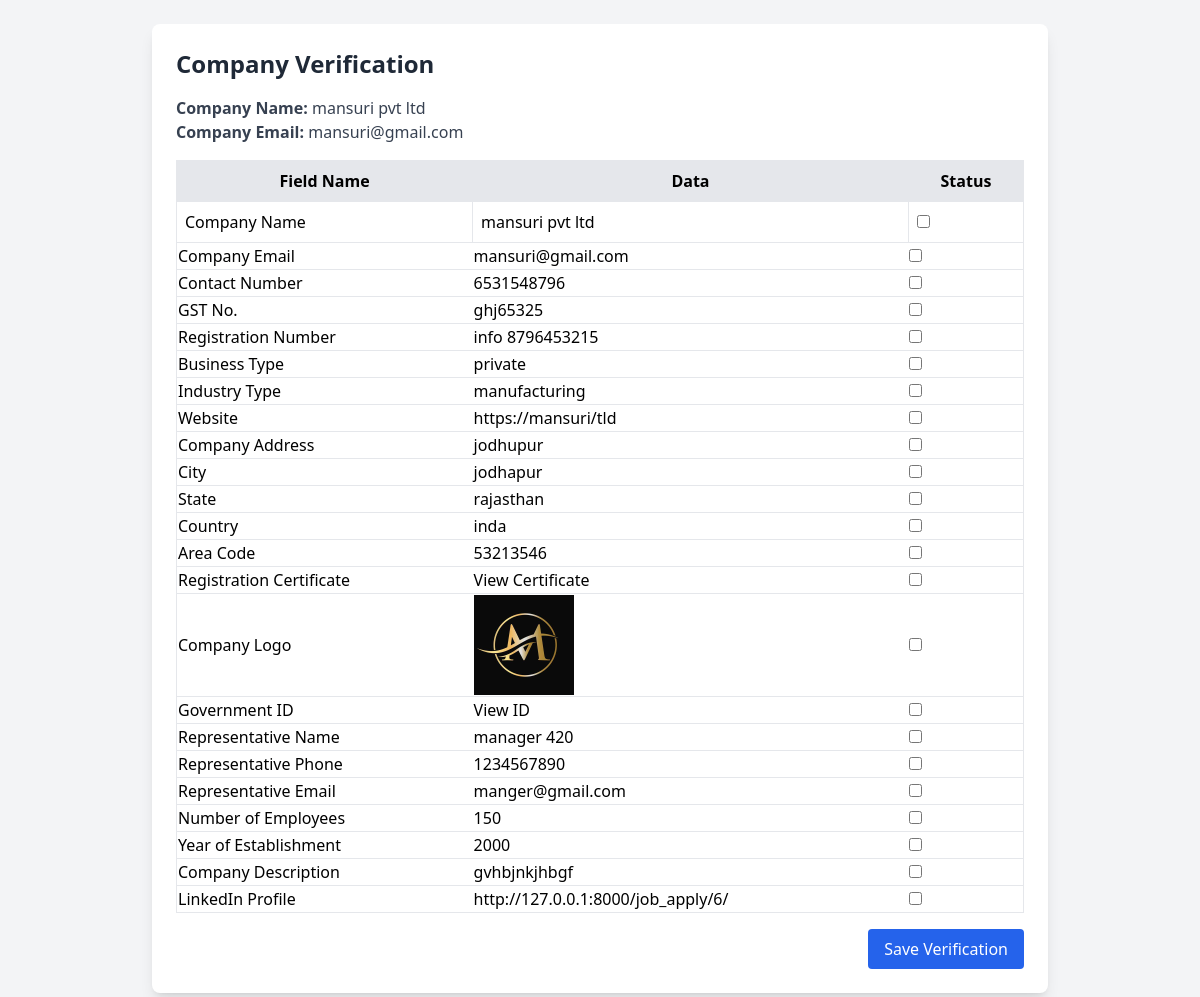
Page /admin_cp_auth/mansuri@gmail.com/ on the committed database.
### website/models.py (models this page shows, shortened)
class cp_verify(models.Model):
    company = models.OneToOneField(c_register, on_delete=models.CASCADE)  # Link to registered company
    c_email = models.EmailField(blank=True, null=True)
    registration_number = models.CharField(max_length=100, blank=True, null=True)
    business_type = models.CharField(max_length=50, choices=[
        ('Private', 'Private'), ('Public', 'Public'), ('LLP', 'LLP'), ('Other', 'Other')
    ])
    industry_type = models.CharField(max_length=50, choices=[
        ('IT', 'IT'), ('Finance', 'Finance'), ('Healthcare', 'Healthcare'),
        ('Manufacturing', 'Manufacturing'), ('Retail', 'Retail'), ('Other', 'Other')
    ])
    company_website = models.URLField(blank=True, null=True)
    company_address = models.TextField()
    city = models.CharField(max_length=100)
    state = models.CharField(max_length=100)
    country = models.CharField(max_length=100)
    area_code = models.CharField(max_length=10)
    registration_certificate = models.FileField(upload_to='documents/')
    company_logo = models.FileField(upload_to='logos/', blank=True, null=True)
    rep_name = models.CharField(max_length=255)
    rep_phone = models.CharField(max_length=15)
    rep_email = models.EmailField()
    num_employees = models.IntegerField(blank=True, null=True)
    year_establishment = models.IntegerField(blank=True, null=True)
    company_description = models.TextField()
    linkedin_profile = models.URLField(blank=True, null=True)
    STATUS_CHOICES = [
        ('New Company', 'New Company'),
        ('Pending', 'Pending'),
        ('Updated', 'Updated'),
        ('Verified', 'Verified')
    ]
    status = models.CharField(max_length=15, choices=STATUS_CHOICES, default='New Company')  # Default is New Company
    verification_status = models.CharField(max_length=20, choices=[
        ('New Company', 'New Company'),('Pending', 'Pending'), ('Updated', 'Updated'), ('Verified', 'Verified')
    ], default='New Company')
    field_status_save = models.JSONField(null=True, blank=True)

class c_register(models.Model):
    cp_name = models.CharField(max_length=255)
    cp_email = models.EmailField(unique=True)
    cp_phone = models.CharField(max_length=15)
    cp_gst_no = models.CharField(max_length=50)
    cp_password = models.CharField(max_length=255)
    is_verified = models.BooleanField(default=False)
    STATUS_CHOICES = [
        ('Unverified', 'Unverified'),
        ('Verified', 'Verified'),
    ]
    status = models.CharField(
        max_length=20,
        choices=STATUS_CHOICES,
        default='Unverified'
    )

### website/views.py (the view, shortened to what this page needs)
# urls.py: path('admin_cp_auth/<str:company_email>/', admin_cp_auth, name='admin_cp_auth'),
def admin_cp_auth(request, company_email):
    verification = get_object_or_404(cp_verify, company__cp_email=company_email)
    company = verification.company
    return render(request, "admin_cp_auth.html", {
        "verification": verification,
    })

### website/templates/admin_cp_auth.html (shortened to what this page needs)
{% load static %}
{% block admin %}
<!DOCTYPE html>
<html lang="en">
<head>
    <script src="https://cdn.tailwindcss.com"></script>
</head>
<body class="bg-gray-100 p-6">
    <div class="max-w-4xl mx-auto bg-white p-6 rounded-lg shadow-lg">
        <h2 class="text-2xl font-semibold mb-4 text-gray-800">Company Verification</h2>
        <div class="mb-4">
            <p class="text-gray-700"><strong>Company Name:</strong> {{ verification.company.cp_name }}</p>
            <p class="text-gray-700"><strong>Company Email:</strong> {{ verification.company.cp_email }}</p>
        </div>
        <form method="post" class="space-y-4">
            <table class="w-full border-collapse border border-gray-300 table-auto">
                <thead>
                    <tr class="bg-gray-200">
                        <th class="border p-2 text-center">Field Name</th>
                        <th class="border p-2 text-center">Data</th>
                        <th class="border p-2 text-center">Status</th>
                    </tr>
                </thead>
                <tbody>
                <tr class="border"><td class="border p-2">Company Name</td><td class="border p-2">{{ verification.company.cp_name }}</td><td class="border p-2"><input type="checkbox" name="verify_name" ></td></tr>
                <tr class="border"><td>Company Email</td><td>{{ verification.company.cp_email }}</td><td><input type="checkbox" name="verify_email" ></td></tr>
                <tr class="border"><td>Contact Number</td><td>{{ verification.company.cp_phone }}</td><td><input type="checkbox" name="verify_phone"></td></tr>
                <tr class="border"><td>GST No.</td><td>{{ verification.company.cp_gst_no }}</td><td><input type="checkbox" name="verify_gst"></td></tr>
                <tr class="border"><td>Registration Number</td><td>{{ verification.registration_number }}</td><td><input type="checkbox" name="verify_registration"></td></tr>
                <tr class="border"><td>Business Type</td><td>{{ verification.business_type }}</td><td><input type="checkbox" name="verify_business_type"></td></tr>
                <tr class="border"><td>Industry Type</td><td>{{ verification.industry_type }}</td><td><input type="checkbox" name="verify_industry_type"></td></tr>
                <tr class="border"><td>Website</td><td><a href="{{ verification.company_website }}" target="_blank">{{ verification.company_website }}</a></td><td><input type="checkbox" name="verify_website"></td></tr>
                <tr class="border"><td>Company Address</td><td>{{ verification.company_address }}</td><td><input type="checkbox" name="verify_address"></td></tr>
                <tr class="border"><td>City</td><td>{{ verification.city }}</td><td><input type="checkbox" name="verify_city"></td></tr>
                <tr class="border"><td>State</td><td>{{ verification.state }}</td><td><input type="checkbox" name="verify_state"></td></tr>
                <tr class="border"><td>Country</td><td>{{ verification.country }}</td><td><input type="checkbox" name="verify_country"></td></tr>
                <tr class="border"><td>Area Code</td><td>{{ verification.area_code }}</td><td><input type="checkbox" name="verify_area_code"></td></tr>
                <tr class="border">
                    <td>Registration Certificate</td>
                    <td><a href="{{ verification.registration_certificate.url }}" target="_blank">View Certificate</a></td>
                    <td><input type="checkbox" name="verify_certificate"></td>
                </tr>
                <tr class="border">
                    <td>Company Logo</td>
                    <td>{% if verification.company_logo %}<img src="{{ verification.company_logo.url }}" alt="Company Logo" width="100">{% else %}No Logo{% endif %}</td>
                    <td><input type="checkbox" name="verify_logo" ></td>
                </tr>
                <tr class="border">
                    <td>Government ID</td>
                    <td><a href="{{ verification.government_id.url }}" target="_blank">View ID</a></td>
                    <td><input type="checkbox" name="verify_government_id"></td>
                </tr>
                <tr class="border"><td>Representative Name</td><td>{{ verification.rep_name }}</td><td><input type="checkbox" name="verify_rep_name"></td></tr>
                <tr class="border"><td>Representative Phone</td><td>{{ verification.rep_phone }}</td><td><input type="checkbox" name="verify_rep_phone"></td></tr>
                <tr class="border"><td>Representative Email</td><td>{{ verification.rep_email }}</td><td><input type="checkbox" name="verify_rep_email"></td></tr>
                <tr class="border"><td>Number of Employees</td><td>{{ verification.num_employees }}</td><td><input type="checkbox" name="verify_num_employees"></td></tr>
                <tr class="border"><td>Year of Establishment</td><td>{{ verification.year_establishment }}</td><td><input type="checkbox" name="verify_year_establishment"></td></tr>
                <tr class="border"><td>Company Description</td><td>{{ verification.company_description }}</td><td><input type="checkbox" name="verify_company_description"></td></tr>
                <tr class="border">
                    <td>LinkedIn Profile</td>
                    <td><a href="{{ verification.linkedin_profile }}" target="_blank">{{ verification.linkedin_profile }}</a></td>
                    <td><input type="checkbox" name="linkedin_profile"></td>
                </tr>
                </tbody>
            </table>
            <div class="flex justify-end">
                <button type="submit" class="bg-blue-600 text-white px-4 py-2 rounded hover:bg-blue-700 transition">Save Verification</button>
            </div>
        </form>
    </div>
</body>
</html>
{% endblock %}
{% load static %}

### rows in the picture
cp_verify: company.cp_name "mansuri pvt ltd", company.cp_email "mansuri@gmail.com", company.cp_phone "6531548796", company.cp_gst_no "ghj65325", registration_number "info 8796453215", business_type "private", industry_type "manufacturing", company_website "https://mansuri/tld", company_address "jodhupur", city "jodhapur", state "rajasthan", country "inda", area_code "53213546", company_logo (picture), rep_name "manager 420", rep_phone "1234567890", rep_email "manger@gmail.com", num_employees "150", year_establishment "2000", company_description "gvhbjnkjhbgf", linkedin_profile "http://127.0.0.1:8000/job_apply/6/"
